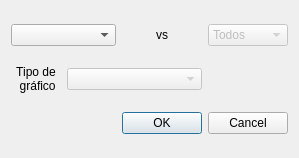
<?xml version="1.0" encoding="UTF-8"?>
<ui version="4.0">
 <class>SelectorGraficos</class>
 <widget class="QDialog" name="SelectorGraficos">
  <property name="geometry">
   <rect>
    <x>0</x>
    <y>0</y>
    <width>299</width>
    <height>158</height>
   </rect>
  </property>
  <property name="windowTitle">
   <string>Selector de graficos</string>
  </property>
  <layout class="QGridLayout" name="gridLayout">
   <item row="0" column="0" colspan="2">
    <widget class="QComboBox" name="combox_control">
     <item>
      <property name="text">
       <string/>
      </property>
     </item>
    </widget>
   </item>
   <item row="0" column="2">
    <widget class="QLabel" name="label_vs">
     <property name="text">
      <string>vs</string>
     </property>
     <property name="alignment">
      <set>Qt::AlignCenter</set>
     </property>
    </widget>
   </item>
   <item row="0" column="3">
    <widget class="QComboBox" name="combox_tratamiento">
     <property name="enabled">
      <bool>false</bool>
     </property>
     <item>
      <property name="text">
       <string>Todos</string>
      </property>
     </item>
    </widget>
   </item>
   <item row="1" column="0">
    <widget class="QLabel" name="label_tipo">
     <property name="text">
      <string>Tipo de
 gráfico</string>
     </property>
     <property name="alignment">
      <set>Qt::AlignCenter</set>
     </property>
    </widget>
   </item>
   <item row="1" column="1" colspan="2">
    <widget class="QComboBox" name="combox_grafico">
     <property name="enabled">
      <bool>false</bool>
     </property>
     <item>
      <property name="text">
       <string/>
      </property>
     </item>
    </widget>
   </item>
   <item row="2" column="2" colspan="2">
    <widget class="QDialogButtonBox" name="bbox">
     <property name="standardButtons">
      <set>QDialogButtonBox::Cancel|QDialogButtonBox::Ok</set>
     </property>
    </widget>
   </item>
  </layout>
 </widget>
 <resources/>
 <connections>
  <connection>
   <sender>combox_control</sender>
   <signal>currentIndexChanged(int)</signal>
   <receiver>combox_tratamiento</receiver>
   <slot>update()</slot>
   <hints>
    <hint type="sourcelabel">
     <x>78</x>
     <y>37</y>
    </hint>
    <hint type="destinationlabel">
     <x>272</x>
     <y>37</y>
    </hint>
   </hints>
  </connection>
  <connection>
   <sender>combox_control</sender>
   <signal>currentIndexChanged(int)</signal>
   <receiver>combox_grafico</receiver>
   <slot>update()</slot>
   <hints>
    <hint type="sourcelabel">
     <x>68</x>
     <y>32</y>
    </hint>
    <hint type="destinationlabel">
     <x>195</x>
     <y>85</y>
    </hint>
   </hints>
  </connection>
 </connections>
</ui>
